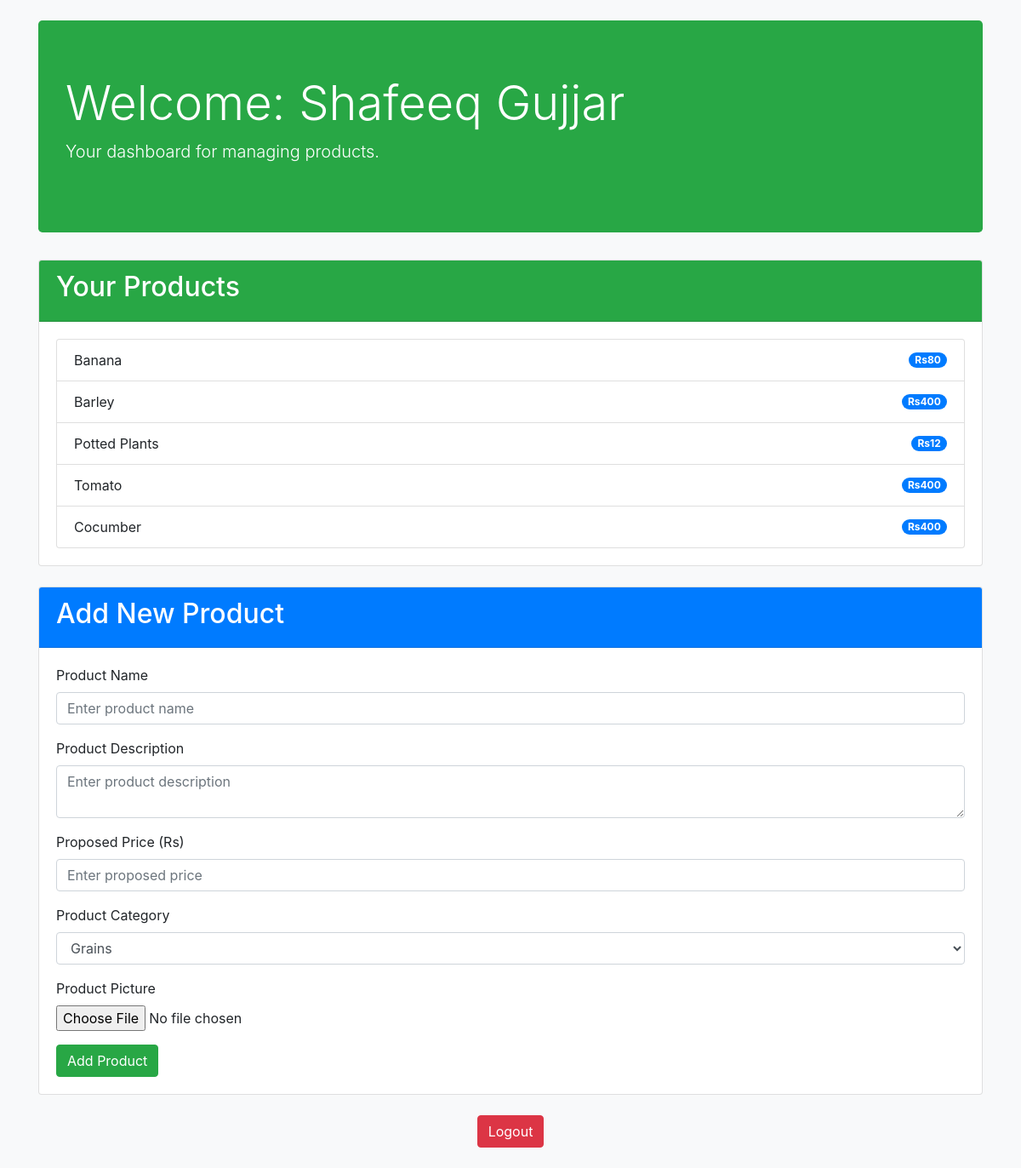
/farmer_dashboard.php (signed in), run on the app's committed database.
### tables this page shows
CREATE TABLE `products` (
  `product_id` int(8) NOT NULL,
  `name` varchar(255) NOT NULL,
  `proposed_price` int(11) NOT NULL,
  `picture` varchar(255) NOT NULL,
  `description` varchar(255) NOT NULL,
  `category_id` int(11) DEFAULT NULL,
  `farmer_id` int(11) DEFAULT NULL
);

### farmer_dashboard.php (the view, shortened to what this page needs)
<!DOCTYPE html>
<html lang="en">
<head>
    <link rel="stylesheet" href="https://stackpath.bootstrapcdn.com/bootstrap/4.3.1/css/bootstrap.min.css">
</head>
<body>
<div class="container mt-4">
    <div class="jumbotron">
        <?php
        if (isset($_SESSION["user_farmer_id"]) && isset($_SESSION["full_name"])) {
            $full_name = $_SESSION["full_name"];
            echo "<h1 class='display-4'>Welcome: $full_name</h1>";
        } else {
            header("Location: login.php");
            exit();
        }
        ?>
        <p class="lead">Your dashboard for managing products.</p>
    </div>
    <div class="card">
    <div class="card-header bg-success text-white">
        <h2>Your Products</h2>
    </div>
    <div class="card-body">
        <ul class="list-group" id="productList">
            <?php
            $conn = mysqli_connect('localhost', 'root', '', 'project');
            if (isset($_SESSION["user_farmer_id"])) {
                $farmer_id = $_SESSION["user_farmer_id"];
                $productQuery = "SELECT * FROM products WHERE farmer_id = $farmer_id";
                $productResult = mysqli_query($conn, $productQuery);
                while ($productRow = mysqli_fetch_assoc($productResult)) {
                    echo '<li class="list-group-item d-flex justify-content-between align-items-center">';
                    echo $productRow["name"];
                    echo '<span class="badge badge-primary badge-pill">Rs' . $productRow["proposed_price"] . '</span>';
                    echo '</li>';
                }
            } else {
                header("Location: login.php");
                exit();
            }
            ?>
        </ul>
    </div>
</div>
    <div class="card mt-4">
    <div class="card-header bg-primary text-white">
        <h2>Add New Product</h2>
    </div>
    <div class="card-body">
        <form method="POST" action="addProd.php" enctype="multipart/form-data">
            <div class="form-group">
                <label for="productName">Product Name</label>
                <input type="text" class="form-control" id="productName" name="productName" placeholder="Enter product name" required>
            </div>
            <div class="form-group">
                <label for="productDescription">Product Description</label>
                <textarea class="form-control" id="productDescription" name="productDescription" placeholder="Enter product description" required></textarea>
            </div>
            <div class="form-group">
                <label for="productProposedPrice">Proposed Price (Rs)</label>
                <input type="number" class="form-control" id="productProposedPrice" name="productProposedPrice" placeholder="Enter proposed price" required>
            </div>
            <div class="form-group">
                <label for="productCategory">Product Category</label>
                <select class="form-control" id="productCategory" name="productCategory" required>
                    <option value="Grains">Grains</option>
                </select>
            </div>
            <div class="form-group">
                <label for="productPicture">Product Picture</label>
                <input type="file" class="form-control-file" id="productPicture" name="productPicture">
            </div>
            <button type="submit" class="btn btn-success">Add Product</button>
        </form>
    </div>
        </div>
<br>
<div class="text-center">
        <a href="logout.php" class="btn btn-danger">Logout</a>
    </div>
    <br>
</body>
</html>

### farmer_dashboard.php (style rules this page uses)
body { background-color: #f8f9fa; }
.jumbotron { background-color: #28a745; color: #fff; }
.card { margin-top: 20px; }

### data on the page
products: name "Banana", proposed_price "80"
products: name "Barley", proposed_price "400"
products: name "Potted Plants", proposed_price "12"
products: name "Tomato", proposed_price "400"
products: name "Cocumber", proposed_price "400"

### other printed values
$full_name "Shafeeq Gujjar"
